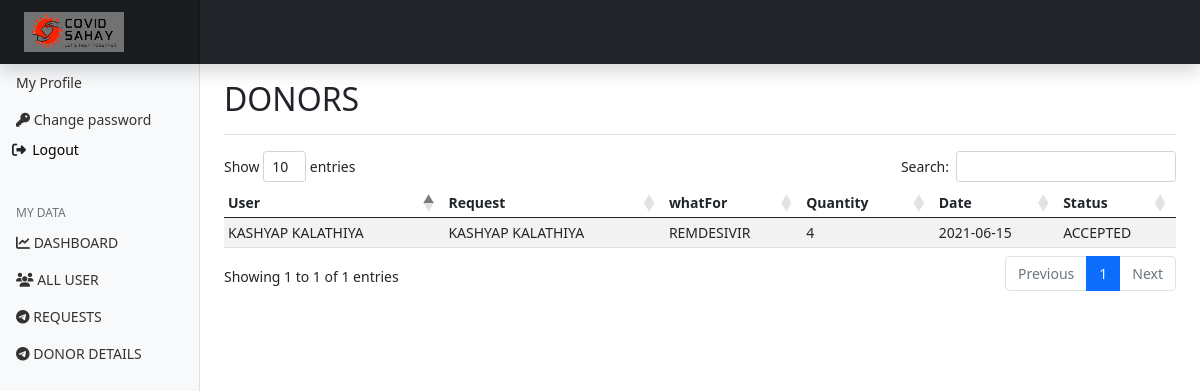
The page /myadmin/Donors (signed in) on the database its author committed.
### user/models.py (models this page shows)
class Donor(models.Model):
   user = models.ForeignKey(User, on_delete=models.SET_NULL, null=True)
   requests = models.ForeignKey(Requests, on_delete=models.SET_NULL, null=True)
   date = models.CharField(max_length=20, null=True)
   status = models.CharField(max_length=20, default='pending', null=True)

class User(models.Model):
   fName = models.CharField(max_length=20, null=True)
   lName = models.CharField(max_length=20, null=True)
   mono = models.BigIntegerField(null=True)
   gender = models.CharField(max_length=10, null=True)
   dob = models.CharField(max_length=10, null=True)
   bGrp = models.CharField(max_length=10, null=True)
   email = models.CharField(max_length=30, null=True)
   state = models.CharField(max_length=20, null=True)
   city = models.CharField(max_length=20, null=True)
   area = models.CharField(max_length=20, null=True)
   add = models.CharField(max_length=50, null=True)
   pwd = models.CharField(max_length=50, null=True)

class Requests(models.Model):
   name = models.CharField(max_length=20, null=True)
   user = models.ForeignKey(User, on_delete=models.SET_NULL, null=True)
   whatFor = models.CharField(max_length=40, null=True)
   quantity = models.CharField(max_length=20, default="1", null=True)
   date = models.CharField(max_length=20, null=True)
   adharcard = models.ImageField(upload_to='images/adharcard', null=True)
   prescription = models.ImageField(upload_to='images/prescription', null=True)
   status = models.CharField(max_length=20, default='pending', null=True)

### myadmin/views.py (the view)
# urls.py: path('/Donors',django_admin_donor, name='donors'),
def django_admin_donor(request):
     try:
          aId = request.session['admin_id']
     except KeyError:
          return redirect('alogin')
     aDetail = MyAdmin.objects.get(id=aId)
     Donors = Donor.objects.all()
     context = {
          "aId": aDetail.aName,
          "Donors": Donors,
     }
     if request.method == 'POST':
          if request.POST.get('logout'):
               if request.session.has_key('admin_id'):
                    request.session.flush()
               return redirect('alogin')
     return render(request, 'Myadmin_panel/donors.html', context)

### template/Myadmin_panel/donors.html (shortened to what this page needs)
{% extends 'Myadmin_panel/header.html' %}
{% load static %}
{% get_static_prefix as STATFILE %}
{% block 'content' %}
<div class="d-flex justify-content-between flex-wrap flex-md-nowrap align-items-center pt-3 pb-2 mb-3 border-bottom">
    <h2>DONORS</h2>
</div>
<div class="table-responsive" >
    <table class="table table-striped table-sm" id="mydtable">
      <thead>
        <tr>
          <th scope="col">User</th>
          <th scope="col">Request</th>
          <th scope="col">whatFor</th>
          <th scope="col">Quantity</th>
          <th scope="col">Date</th>
          <th scope="col">Status</th>
        </tr>
      </thead>
      <tbody>
        {% for all in Donors %}
        <tr>
          <td>{{all.user.fName |upper}} {{all.user.lName |upper}}</td>
          <td>{{all.requests.name |upper}}</td>
          <td>{{all.requests.whatFor |upper}}</td>
          <td>{{all.requests.quantity |upper}}</td>
          <td>{{all.date |upper}}</td>
          <td>{{all.status |upper}}</td>
        </tr>
        {% endfor %}
      </tbody>
    </table>
</div>
{% endblock 'content' %}
{% block 'extrajs' %}
<link rel="stylesheet" href="https://cdn.datatables.net/1.10.21/css/dataTables.bootstrap4.min.css">
{% endblock 'extrajs' %}

### static/css/admin.css (style rules this page uses)
body { font-size: .875rem; }

### rows shown on the page
Donor: user.fName "KASHYAP", user.lName "KALATHIYA", requests.name "KASHYAP KALATHIYA", requests.whatFor "REMDESIVIR", requests.quantity "4", date "2021-06-15", status "ACCEPTED"
